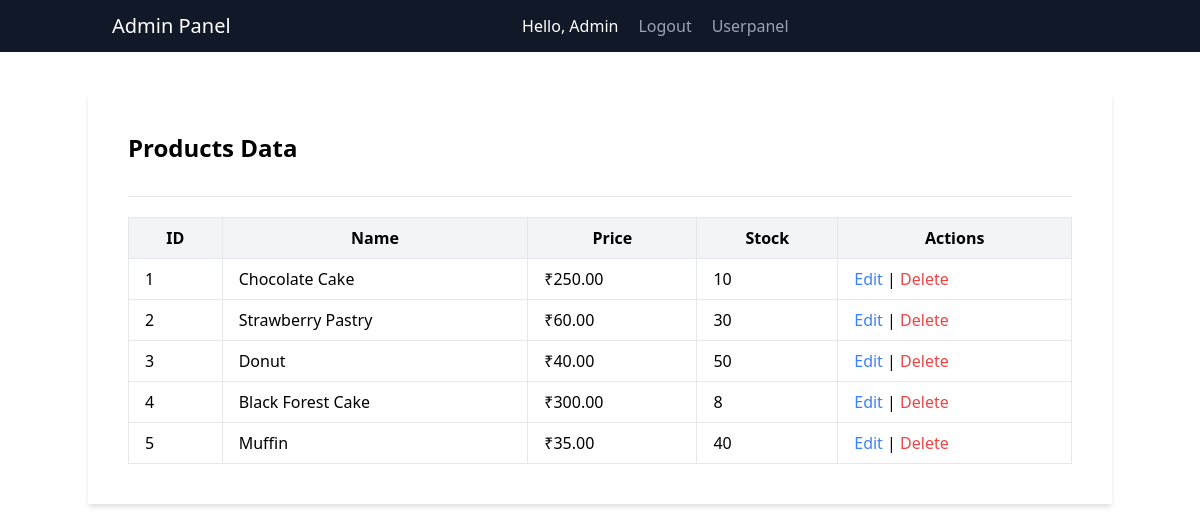
The app's page /admin/admin_panel.php with its own data.
### tables this page shows
CREATE TABLE `products` (
  `id` int(11) NOT NULL,
  `name` varchar(150) NOT NULL,
  `price` decimal(10,2) NOT NULL,
  `stock` int(11) NOT NULL
);

### admin/admin_panel.php (the view, shortened to what this page needs)
<?php
$con = mysqli_connect("localhost", "root", "", "user_data");
$result = mysqli_query($con, "SELECT * FROM products");
?>
<!DOCTYPE html>
<html lang="en">
<head>
    <link href="https://unpkg.com/tailwindcss@^2/dist/tailwind.min.css" rel="stylesheet">
</head>
<body>
<header class="text-gray-400 bg-gray-900 body-font">
    <div class="container mx-auto flex flex-wrap p-3 flex-col md:flex-row items-center">
        <span class="ml-3 text-xl text-white">Admin Panel</span>
        <nav class="md:ml-auto md:mr-auto flex flex-wrap items-center text-base justify-center">
            <h3 class="mr-5 text-white">Hello, Admin</h3>
            <a href="logout.php" class="mr-5 hover:text-white">Logout</a>
            <a href="index1.php" class="mr-5 hover:text-white">Userpanel</a>
        </nav>
    </div>
</header>
<div class="container mx-auto mt-10">
    <div class="flex shadow-md my-10">
        <div class="w-full bg-white px-10 py-10">
            <div class="flex justify-between border-b pb-8">
                <h1 class="font-semibold text-2xl">Products Data</h1>
            </div>
            <div class="lg:w-4/4 w-full mx-auto mt-5">
                <table class="table-auto w-full border border-gray-300">
                    <thead>
                        <tr class="bg-gray-100">
                            <th class="px-4 py-2 border">ID</th>
                            <th class="px-4 py-2 border">Name</th>
                            <th class="px-4 py-2 border">Price</th>
                            <th class="px-4 py-2 border">Stock</th>
                            <th class="px-4 py-2 border">Actions</th>
                        </tr>
                    </thead>
                    <tbody>
                        <?php while($row = mysqli_fetch_assoc($result)) { ?>
                        <tr>
                            <td class="px-4 py-2 border"><?php echo $row['id']; ?></td>
                            <td class="px-4 py-2 border"><?php echo $row['name']; ?></td>
                            <td class="px-4 py-2 border">₹<?php echo $row['price']; ?></td>
                            <td class="px-4 py-2 border"><?php echo $row['stock']; ?></td>
                            <td class="px-4 py-2 border">
                                <a href="edit_product.php?id=<?php echo $row['id']; ?>" class="text-blue-500">Edit</a> |
                                <a href="delete_product.php?id=<?php echo $row['id']; ?>" class="text-red-500">Delete</a>
                            </td>
                        </tr>
                        <?php } ?>
                    </tbody>
                </table>
            </div>
        </div>
    </div>
</div>
</body>
</html>

### records on screen
products: id "1", name "Chocolate Cake", price "250.00", stock "10"
products: id "2", name "Strawberry Pastry", price "60.00", stock "30"
products: id "3", name "Donut", price "40.00", stock "50"
products: id "4", name "Black Forest Cake", price "300.00", stock "8"
products: id "5", name "Muffin", price "35.00", stock "40"
